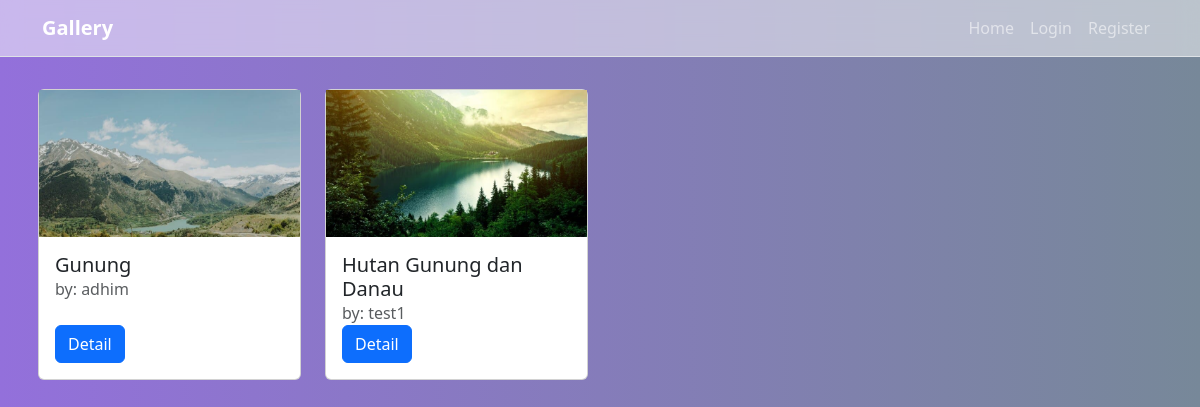
Page /ujikom/index.php on the committed database.
### tables this page shows
CREATE TABLE `foto` (
  `foto_id` int(11) NOT NULL,
  `judul_foto` varchar(255) NOT NULL,
  `deskripsi_foto` text NOT NULL,
  `tanggal_unggah` date NOT NULL,
  `lokasi_file` varchar(255) NOT NULL,
  `user_id` int(11) NOT NULL
);

CREATE TABLE `user` (
  `user_id` int(11) NOT NULL,
  `username` varchar(255) NOT NULL,
  `password` varchar(255) NOT NULL,
  `email` varchar(255) NOT NULL,
  `nama_lengkap` varchar(255) NOT NULL,
  `alamat` text NOT NULL
);

### ujikom/page/home.php (the view)
<div class="container my-4 p-2">
    <div class="row">
        <?php
            $tampil=mysqli_query($conn, "SELECT * FROM foto INNER JOIN user ON foto.user_id=user.user_id");
            foreach($tampil as $tampils):
        ?>
        <div class="col-12 col-sm-6 col-md-4 col-lg-3">
            <div class="card h-100">
                <img src="uploads/<?= $tampils['lokasi_file'] ?>" class="object-fit-cover" style="aspect-ratio: 16/9;">
                <div class="card-body d-flex flex-column">
                    <h5 class="card-title mb-0"><?= $tampils['judul_foto'] ?></h5>
                    <p class="card-text text-muted mb-0">by: <?= $tampils['username'] ?></p>
                    <div class="mt-auto">
                        <a href="?url=detail&&id=<?= $tampils['foto_id'] ?>" class="btn btn-primary">Detail</a>
                    </div>
                </div>
            </div>
        </div>
        <?php endforeach; ?>
    </div>
</div>

### ujikom/index.php (shortened to what this page needs)
<?php include 'koneksi.php'; session_start() ?>
<!DOCTYPE html>
<html lang="en">
<head>
    <link rel="stylesheet" href="assets/css/bootstrap.min.css">
    <link rel="stylesheet" href="assets/css/style.css">
</head>
<body>
<nav class="navbar navbar-expand-lg navbar-dark sticky-top border-bottom">
    <div class="container">
        <a class="navbar-brand" href="?url=home">Gallery</a>
        <div class="collapse navbar-collapse" id="navbarNavAltMarkup">
            <div class="navbar-nav ms-auto">
                <a class="nav-link" href="?url=home">Home</a>
                <?php if(isset($_SESSION['user_id'])): ?>
                    <a class="nav-link" href="?url=upload">Upload</a>
                    <a class="nav-link" href="?url=profile"><?= ucwords($_SESSION['username']) ?></a>
                    <a href="?url=logout" class="nav-link">Logout</a>
                <?php else: ?>
                    <a class="nav-link" href="login.php">Login</a>
                    <a class="nav-link" href="daftar.php">Register</a>
                <?php endif; ?>
            </div>
        </div>
    </div>
</nav>
    <?php
        $url=@$_GET["url"];
        if($url=='home'){
            include 'page/home.php';
        }elseif($url=='profile'){
            include 'page/profil.php';
        }else if($url=='upload'){
            include 'page/upload.php';
        }else if($url=='like'){
            include 'page/like.php';
        }else if($url=='detail'){
            include 'page/detail.php';
        }else if($url=='logout'){
            session_destroy();
            header("Location: ?url=home");
        }else{
            include 'page/home.php';
        }
    ?>
</body>
</html>

### ujikom/assets/css/style.css (style rules this page uses)
.nav-link { font-weight: 500; }
.navbar-brand { font-weight: bold; }

### ujikom/index.php (style rules this page uses)
body { background-image: linear-gradient(to right, #9370DB, #778899 ); }
.navbar { backdrop-filter: blur(10px); background-color: rgba(255, 255, 255, 0.5); }

### rows in the picture
foto: lokasi_file (picture), judul_foto "Gunung", user.username "adhim"
foto: lokasi_file (picture), judul_foto "Hutan Gunung dan Danau", user.username "test1"
